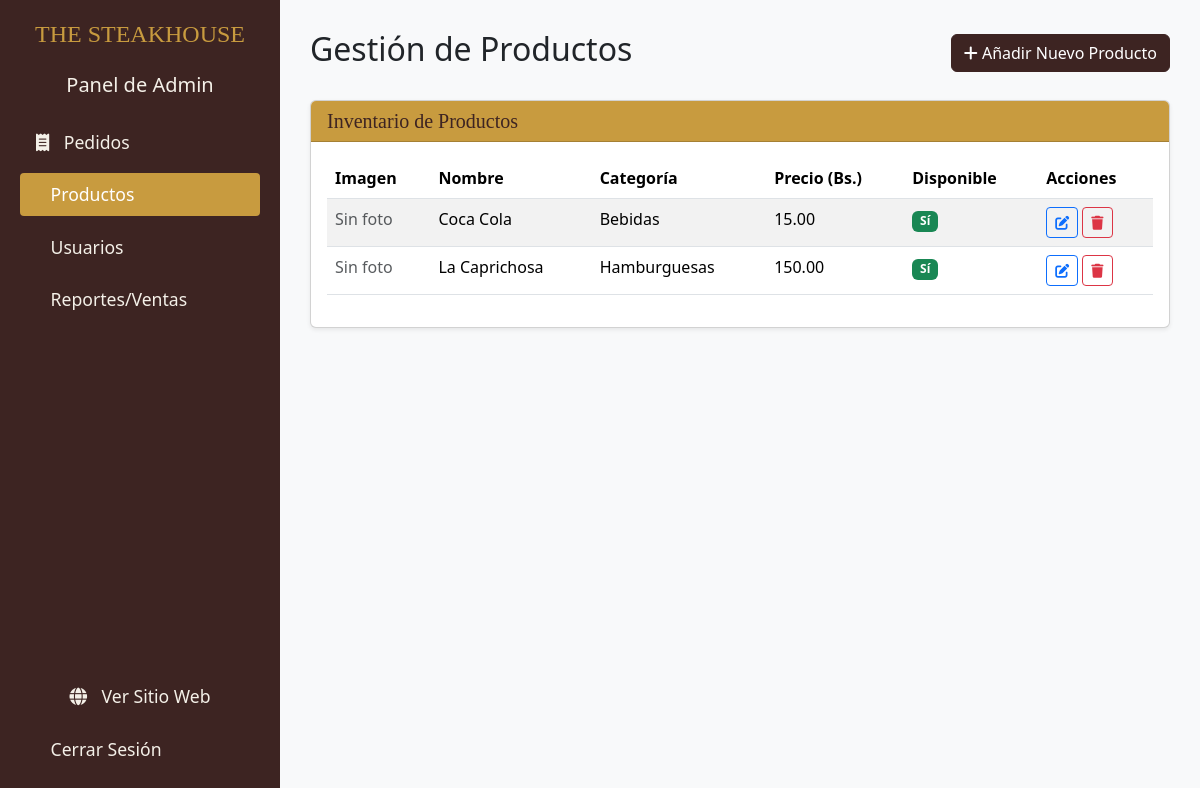
Before: /panel/productos/ (signed in) with the older database file.
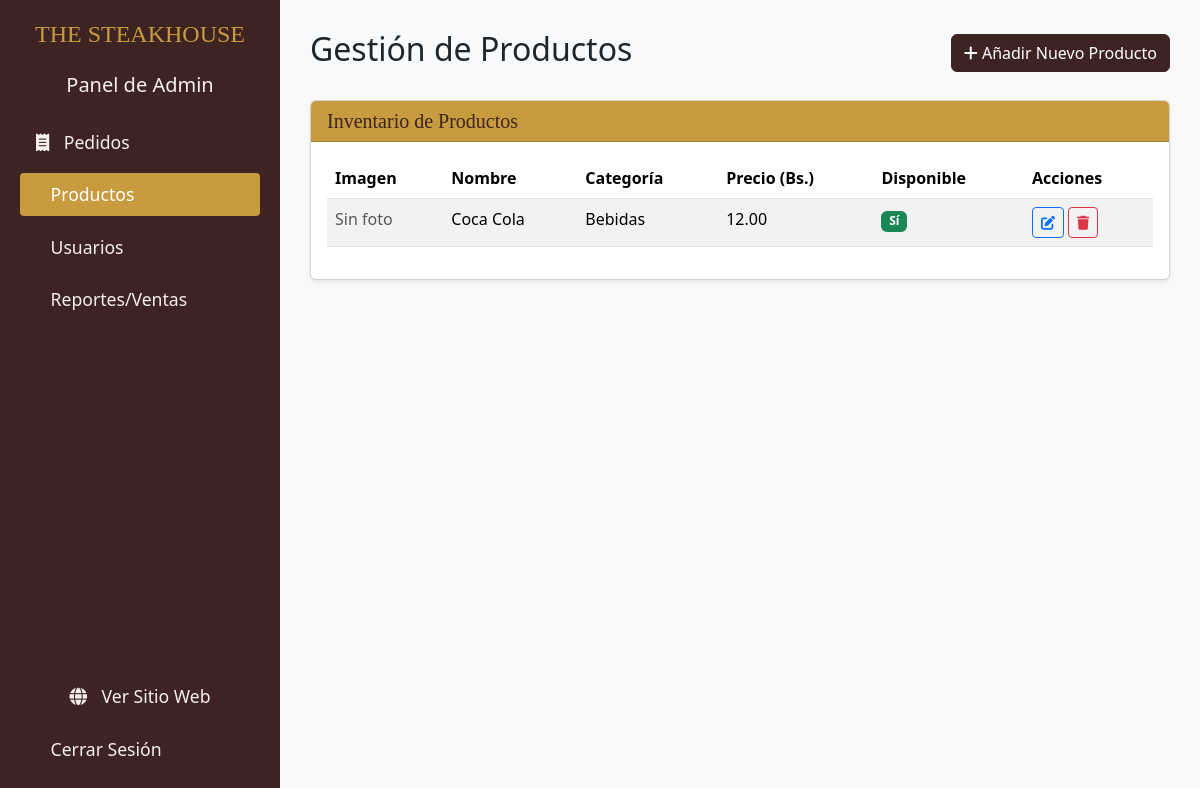
After: the same page with the newer database file.
### productos/models.py (models this page shows, shortened)
class Producto(models.Model):
    CATEGORIA_CHOICES = (
        ('CARNE', 'Cortes de Carne'),
        ('HAMBURGUESA', 'Hamburguesas'),
        ('GUARNICION', 'Guarniciones'),
        ('BEBIDA', 'Bebidas'),
        ('POSTRE', 'Postres'),
    )
    nombre_producto = models.CharField(max_length=100)
    descripcion = models.TextField(blank=True, null=True)
    precio = models.DecimalField(max_digits=10, decimal_places=2)
    categoria = models.CharField(max_length=20, choices=CATEGORIA_CHOICES)
    disponible = models.BooleanField(default=True)
    imagen = models.ImageField(upload_to='productos/', blank=True, null=True)

### dashboard/views.py (the view)
# urls.py: path('productos/', views.producto_list, name='dashboard_productos'),
@admin_requerido
def producto_list(request):
    productos = Producto.objects.all().order_by('nombre_producto')
    context = {'productos': productos}
    return render(request, 'dashboard/producto_list.html', context)

### dashboard/views.py (called while the page is built)
def admin_requerido(function):
    return user_passes_test(
        lambda u: u.is_authenticated and u.is_staff,
        login_url='login',
        redirect_field_name=None
    )(function)

### templates/dashboard/producto_list.html
{% extends 'dashboard/base_dashboard.html' %}
{% block content %}
<div class="d-flex justify-content-between align-items-center mb-4">
    <h1 class="fs-2">Gestión de Productos</h1>
    <a href="{% url 'producto_create' %}" class="btn btn-primary" style="background-color: #3d2422; border-color: #3d2422;">
        <i class="fa fa-plus"></i> Añadir Nuevo Producto
    </a>
</div>
<div class="card shadow-sm">
    <div class="card-header card-header-gold">
        <h5 class="mb-0">Inventario de Productos</h5>
    </div>
    <div class="card-body">
        <div class="table-responsive">
            <table class="table table-striped table-hover">
                <thead>
                    <tr>
                        <th scope="col">Imagen</th>
                        <th scope="col">Nombre</th>
                        <th scope="col">Categoría</th>
                        <th scope="col">Precio (Bs.)</th>
                        <th scope="col">Disponible</th>
                        <th scope="col">Acciones</th>
                    </tr>
                </thead>
                <tbody>
                    {% for p in productos %}
                    <tr>
                        <td>
                            {% if p.imagen %}
                                <img src="{{ p.imagen.url }}" alt="{{ p.nombre_producto }}" width="60" class="img-thumbnail">
                            {% else %}
                                <span class="text-muted">Sin foto</span>
                            {% endif %}
                        </td>
                        <td>{{ p.nombre_producto }}</td>
                        <td>{{ p.get_categoria_display }}</td>
                        <td>{{ p.precio|floatformat:2 }}</td>
                        <td>
                            {% if p.disponible %}
                                <span class="badge bg-success">Sí</span>
                            {% else %}
                                <span class="badge bg-danger">No</span>
                            {% endif %}
                        </td>
                        <td>
                            <a href="{% url 'producto_update' p.pk %}" class="btn btn-sm btn-outline-primary">
                                <i class="fa fa-edit"></i>
                            </a>
                            <a href="{% url 'producto_delete' p.pk %}" class="btn btn-sm btn-outline-danger">
                                <i class="fa fa-trash"></i>
                            </a>
                        </td>
                    </tr>
                    {% empty %}
                    <tr>
                        <td colspan="6" class="text-center">No hay productos en la base de datos. ¡Añade uno!</td>
                    </tr>
                    {% endfor %}
                </tbody>
            </table>
        </div>
    </div>
</div>
{% endblock %}

Changed rows visible on the page:
removed Producto: imagen "Sin foto", nombre_producto "La Caprichosa", categoria "Hamburguesas", precio "150.00", disponible "Sí"
changed Producto "Coca Cola": precio "15.00" → "12.00"
